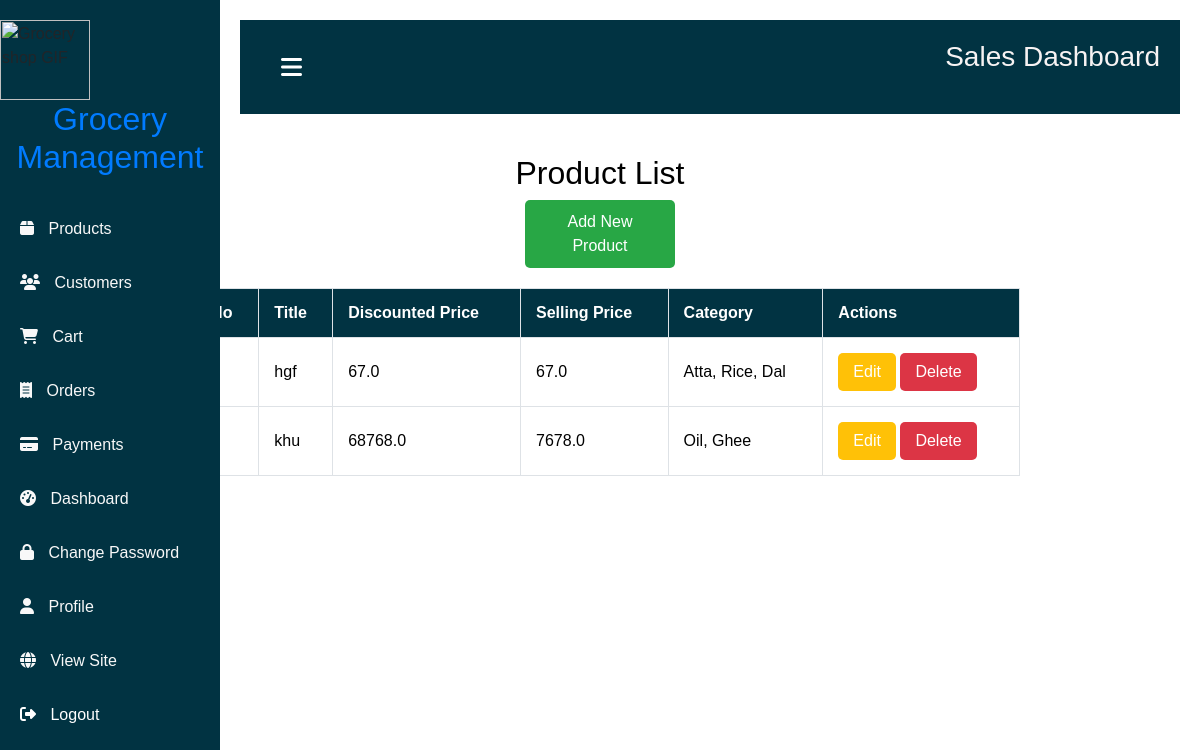
Screenshot of /products/ with the database file from the repository.
### app/models.py (models this page shows, shortened)
class Product(models.Model):
    title = models.CharField(max_length=100)
    selling_price = models.FloatField()
    discounted_price = models.FloatField()
    description = models.TextField(default='')
    composition =models.TextField(default='')
    uses = models.TextField(default='')
    category = models.CharField(choices=CATEGORY_CHOICES, max_length=2)
    Product_image = models.ImageField(upload_to='products/')

### app/views.py (the view)
# urls.py: path('products/', product_list, name='product_list'),
def product_list(request):
    products = Product.objects.all()
    return render(request, 'admin/product_list.html', {'products': products})

### app/templates/admin/product_list.html (shortened to what this page needs)
{% load static %}
{% block content %}
    <div class="sidebar">
        {% include 'admin/sidebar.html' %}
    </div>
    <h2 style="display:flex;color:rgb(0, 0, 0);justify-content: center;">Product List</h2>
    <a href="{% url 'product_create' %}" class="button add-button" style="margin-bottom: 20px; display: block; text-align: center; width: 150px; margin-left: auto; margin-right: auto;">Add New Product</a>
    <table>
        <thead>
            <tr>
                <th>S.No</th>
                <th>Title</th>
                <th>Discounted Price</th>
                <th>Selling Price</th>
                <th>Category</th>
                <th>Actions</th>
            </tr>
        </thead>
        <tbody>
            {% for product in products %}
            <tr>
                <td>{{ forloop.counter }}</td>
                <td>{{ product.title }}</td>
                <td>{{ product.discounted_price }}</td>
                <td>{{ product.selling_price }}</td>
                <td>{{ product.get_category_display }}</td>
                <td>
                    <a href="{% url 'product_update' product.id %}" class="button edit">Edit</a>
                    <a href="{% url 'product_delete' product.id %}" class="button delete" onclick="return confirm('Are you sure you want to delete this product?');">Delete</a>
                </td>
            </tr>
            {% endfor %}
        </tbody>
    </table>
{% endblock %}

### app/static/app/styles.css (style rules this page uses)
body { font-family: Arial, sans-serif; margin: 0; padding-top:40%; }
h2 { color: #35424a; }
table { width: 100%; border-collapse: collapse; margin-top: 20px; }
table, th, td { border: 1px solid #ccc; }
th { background: #35424a; color: #ffffff; padding: 10px; }
td { padding: 10px; }
.button { background: #35424a; color: #ffffff; padding: 10px 15px; text-decoration: none; border: none; cursor: pointer; border-radius: 5px; }
.edit { background: #f39c12; }
.delete { background: #e74c3c; }

### app/templates/admin/sidebar.html (style rules this page uses)
body { margin: 0; padding: 0; font-family: Arial, sans-serif; }

### app/templates/admin/product_list.html (style rules this page uses)
table { width: 70%; border-collapse: collapse; margin: 20px auto; }
th, td { padding: 15px; text-align: left; border: 1px solid #dee2e6; color: rgb(0, 0, 0); }
th { background-color: #013342; color: white; font-weight: bold; }
.button { display: inline-block; padding: 10px 15px; color: white; background-color: #007bff; text-decoration: none; border: none; border-radius: 5px; cursor: pointer; transition: background-color 0.3s; font-weight: 500; }
.add-button { background-color: #28a745; }
.edit { background-color: #ffc107; }
.delete { background-color: #dc3545; }

### rows the page displays
Product: title "hgf", discounted_price "67.0", selling_price "67.0", category "Atta, Rice, Dal"
Product: title "khu", discounted_price "68768.0", selling_price "7678.0", category "Oil, Ghee"
